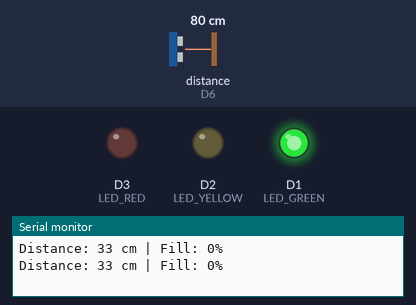
This sketch was run on a simulated ESP8266 (NodeMCU). Shown: output pins drawn as LEDs (lit = HIGH), the last lines printed to the serial monitor. Wiring (inferred from the names in the program): ultrasonic range finder: trigger D5; echo D6. Inputs (shaded band) come from the test bench; at power-on: distance to the obstacle (sensor on D6) 80 cm. The echo pulse lasts 58.3 µs per cm; pins used as bus, display or sensor lines are not drawn.

Above: at 1.8 s.
1.9 s: distance to the obstacle (sensor on D6) set to 23 cm
3.4 s: distance to the obstacle (sensor on D6) set to 19 cm
At 4.5 s:
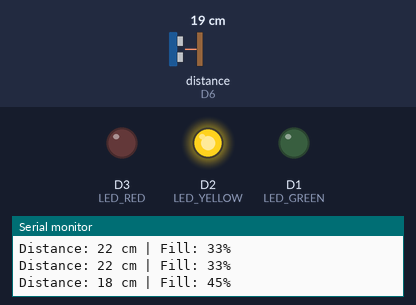
5.5 s: distance to the obstacle (sensor on D6) set to 9 cm
7.2 s: distance to the obstacle (sensor on D6) set to 6 cm
At 9.0 s:
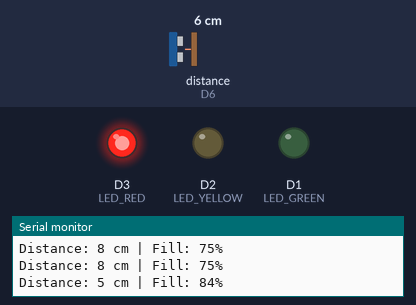
9.5 s: distance to the obstacle (sensor on D6) set to 18 cm
At 10.6 s:
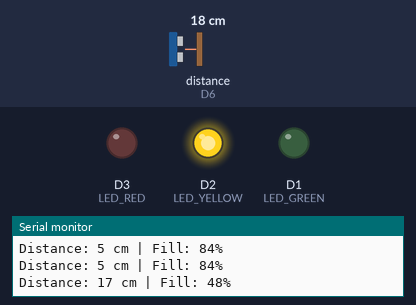
11.5 s: distance to the obstacle (sensor on D6) set to 2 cm
At 13.4 s:
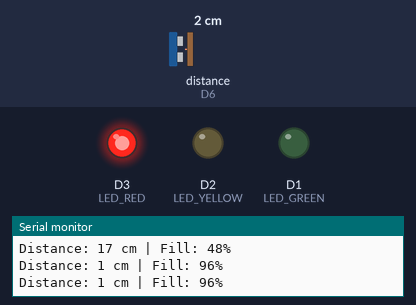
Timing chart, 0 to 14.5 s (numbered marks = the images above; inputs shaded):
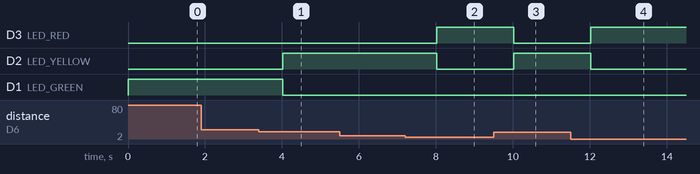

The sketch:

ESP8266.ino
```cpp
#define TRIG D5
#define ECHO D6

#define LED_GREEN D1
#define LED_YELLOW D2
#define LED_RED D3

const int BIN_HEIGHT = 33.3; // cm, adjust to your bin depth

void setup() {
  Serial.begin(115200);

  pinMode(TRIG, OUTPUT);
  pinMode(ECHO, INPUT);

  pinMode(LED_GREEN, OUTPUT);
  pinMode(LED_YELLOW, OUTPUT);
  pinMode(LED_RED, OUTPUT);
}

void loop() {
  long duration;
  int distance, levelPercent;

  // Send ultrasonic pulse
  digitalWrite(TRIG, LOW);
  delayMicroseconds(2);
  digitalWrite(TRIG, HIGH);
  delayMicroseconds(10);
  digitalWrite(TRIG, LOW);

  duration = pulseIn(ECHO, HIGH);
  distance = duration * 0.034 / 2; // cm

  // Calculate fill level
  if (distance > BIN_HEIGHT) distance = BIN_HEIGHT;
  if (distance < 0) distance = 0;

  levelPercent = ((BIN_HEIGHT - distance) * 100) / BIN_HEIGHT;

  // Show in Serial
  Serial.print("Distance: ");
  Serial.print(distance);
  Serial.print(" cm | Fill: ");
  Serial.print(levelPercent);
  Serial.println("%");

  // LED indicators
  if (levelPercent < 40) {        // Green: <40% full
    digitalWrite(LED_GREEN, HIGH);
    digitalWrite(LED_YELLOW, LOW);
    digitalWrite(LED_RED, LOW);
  } else if (levelPercent < 80) { // Yellow: 40–79% full
    digitalWrite(LED_GREEN, LOW);
    digitalWrite(LED_YELLOW, HIGH);
    digitalWrite(LED_RED, LOW);
  } else {                        // Red: ≥80% full
    digitalWrite(LED_GREEN, LOW);
    digitalWrite(LED_YELLOW, LOW);
    digitalWrite(LED_RED, HIGH);
  }

  delay(1000);
}
```

Measured:
- the behaviour switches between 21 and 20 cm on distance to the obstacle (sensor on D6) (found by bisection; images 0 and 1)
- the behaviour switches between 8 and 7 cm on distance to the obstacle (sensor on D6) (found by bisection; images 1 and 2)
- after the input at 3.4 s, D2 (LED_YELLOW): LOW → HIGH after 0.62 s; D1 (LED_GREEN): HIGH → LOW after 0.62 s
- after the input at 7.2 s, D3 (LED_RED): LOW → HIGH after 0.82 s; D2 (LED_YELLOW): HIGH → LOW after 0.82 s
- after the input at 9.5 s, D3 (LED_RED): HIGH → LOW after 0.52 s; D2 (LED_YELLOW): LOW → HIGH after 0.52 s
- after the input at 11.5 s, D3 (LED_RED): LOW → HIGH after 0.53 s; D2 (LED_YELLOW): HIGH → LOW after 0.53 s
